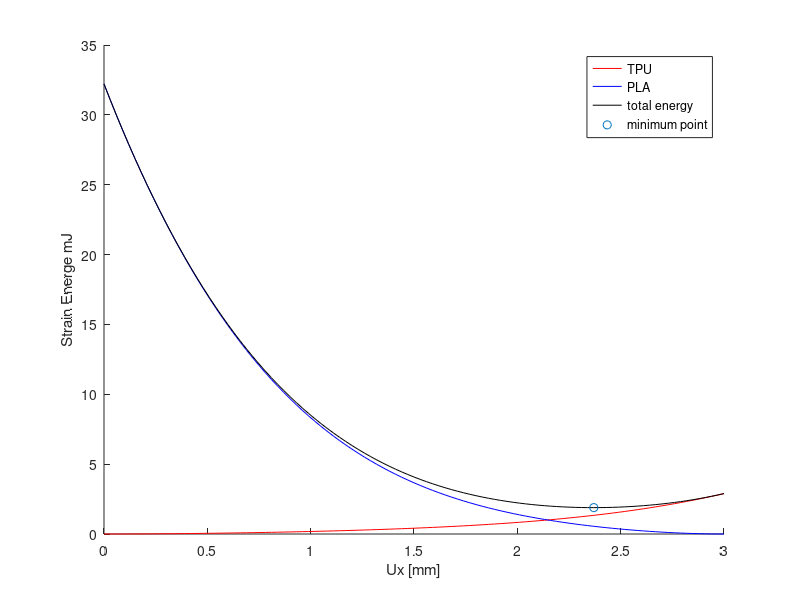
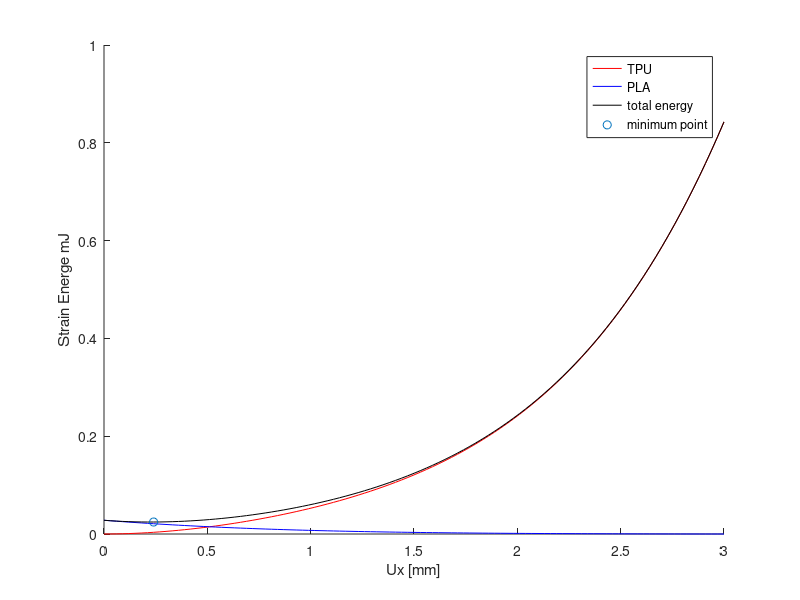
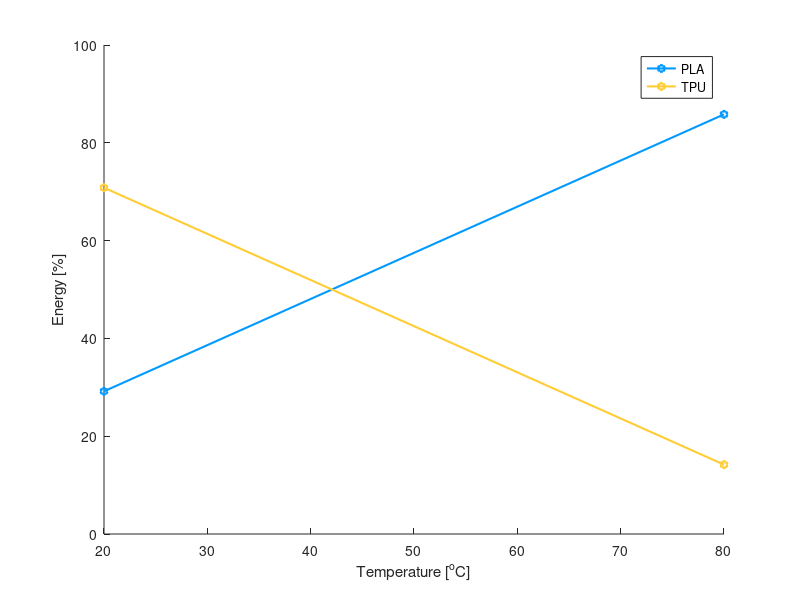
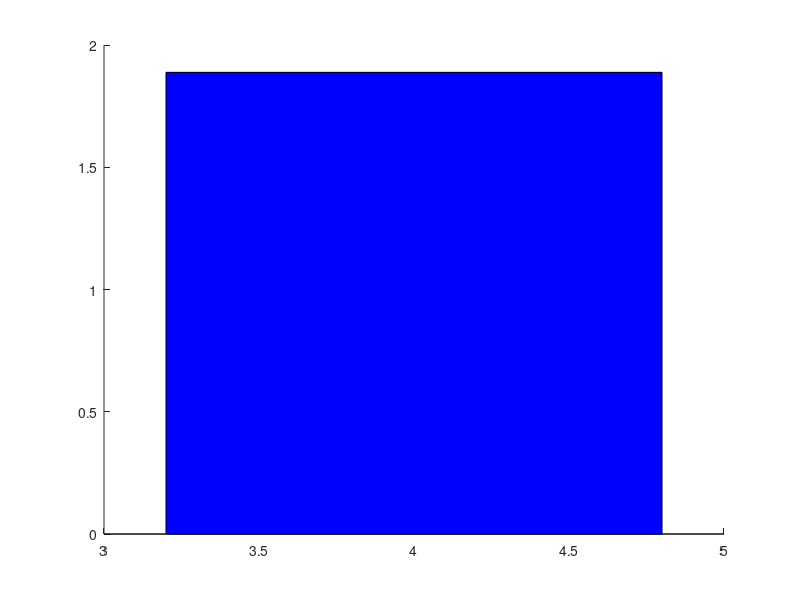

Write MATLAB code to recreate these figures, in order.
clear
clc

HexagonalMode1TPU=[0,0;0.0300000000000000,0.000198120000000000;0.0600000000000000,0.000785255000000000;0.0900000000000000,0.00175095000000000;0.120000000000000,0.00308525000000000;0.150000000000000,0.00477874000000000;0.180000000000000,0.00682250000000000;0.210000000000000,0.00920818000000000;0.240000000000000,0.0119279000000000;0.270000000000000,0.0149744000000000;0.300000000000000,0.0183410000000000;0.330000000000000,0.0220213000000000;0.360000000000000,0.0260099000000000;0.390000000000000,0.0303017000000000;0.420000000000000,0.0348921000000000;0.450000000000000,0.0397773000000000;0.480000000000000,0.0449541000000000;0.510000000000000,0.0504196000000000;0.540000000000000,0.0561718000000000;0.570000000000000,0.0622094000000000;0.600000000000000,0.0685313000000000;0.630000000000000,0.0751375000000000;0.660000000000000,0.0820284000000000;0.690000000000000,0.0892050000000000;0.720000000000000,0.0966692000000000;0.750000000000000,0.104423000000000;0.780000000000000,0.112471000000000;0.810000000000000,0.120815000000000;0.840000000000000,0.129461000000000;0.870000000000000,0.138413000000000;0.900000000000000,0.147679000000000;0.930000000000000,0.157263000000000;0.960000000000000,0.167175000000000;0.990000000000000,0.177421000000000;1.02000000000000,0.188012000000000;1.05000000000000,0.198956000000000;1.08000000000000,0.210265000000000;1.11000000000000,0.221950000000000;1.14000000000000,0.234022000000000;1.17000000000000,0.246495000000000;1.20000000000000,0.259383000000000;1.23000000000000,0.272700000000000;1.26000000000000,0.286463000000000;1.29000000000000,0.300686000000000;1.32000000000000,0.315388000000000;1.35000000000000,0.330587000000000;1.38000000000000,0.346302000000000;1.41000000000000,0.362552000000000;1.44000000000000,0.379360000000000;1.47000000000000,0.396746000000000;1.50000000000000,0.414733000000000;1.53000000000000,0.433346000000000;1.56000000000000,0.452609000000000;1.59000000000000,0.472548000000000;1.62000000000000,0.493188000000000;1.65000000000000,0.514560000000000;1.68000000000000,0.536690000000000;1.71000000000000,0.559609000000000;1.74000000000000,0.583347000000000;1.77000000000000,0.607937000000000;1.80000000000000,0.633410000000000;1.83000000000000,0.659803000000000;1.86000000000000,0.687148000000000;1.89000000000000,0.715482000000000;1.92000000000000,0.744844000000000;1.95000000000000,0.775270000000000;1.98000000000000,0.806800000000000;2.01000000000000,0.839474000000000;2.04000000000000,0.873335000000000;2.07000000000000,0.908425000000000;2.10000000000000,0.944788000000000;2.13000000000000,0.982469000000000;2.16000000000000,1.02151000000000;2.19000000000000,1.06197000000000;2.22000000000000,1.10389000000000;2.25000000000000,1.14731000000000;2.28000000000000,1.19229000000000;2.31000000000000,1.23889000000000;2.34000000000000,1.28715000000000;2.37000000000000,1.33713000000000;2.40000000000000,1.38889000000000;2.43000000000000,1.44247000000000;2.46000000000000,1.49795000000000;2.49000000000000,1.55537000000000;2.52000000000000,1.61480000000000;2.55000000000000,1.67630000000000;2.58000000000000,1.73993000000000;2.61000000000000,1.80575000000000;2.64000000000000,1.87384000000000;2.67000000000000,1.94425000000000;2.70000000000000,2.01705000000000;2.73000000000000,2.09231000000000;2.76000000000000,2.17011000000000;2.79000000000000,2.25050000000000;2.82000000000000,2.33357000000000;2.85000000000000,2.41938000000000;2.88000000000000,2.50801000000000;2.91000000000000,2.59954000000000;2.94000000000000,2.69403000000000;2.97000000000000,2.79158000000000;3,2.89225000000000];
HexagonalMode1PLA=[0,0;0.0300000000000000,0.00149517000000000;0.0600000000000000,0.00590034000000000;0.0900000000000000,0.0131024000000000;0.120000000000000,0.0229979000000000;0.150000000000000,0.0354935000000000;0.180000000000000,0.0505055000000000;0.210000000000000,0.0679601000000000;0.240000000000000,0.0877935000000000;0.270000000000000,0.109952000000000;0.300000000000000,0.134391000000000;0.330000000000000,0.161077000000000;0.360000000000000,0.189985000000000;0.390000000000000,0.221102000000000;0.420000000000000,0.254423000000000;0.450000000000000,0.289953000000000;0.480000000000000,0.327708000000000;0.510000000000000,0.367712000000000;0.540000000000000,0.410001000000000;0.570000000000000,0.454619000000000;0.600000000000000,0.501620000000000;0.630000000000000,0.551068000000000;0.660000000000000,0.603037000000000;0.690000000000000,0.657609000000000;0.720000000000000,0.714877000000000;0.750000000000000,0.774942000000000;0.780000000000000,0.837915000000000;0.810000000000000,0.903916000000000;0.840000000000000,0.973075000000000;0.870000000000000,1.04553000000000;0.900000000000000,1.12143000000000;0.930000000000000,1.20092000000000;0.960000000000000,1.28419000000000;0.990000000000000,1.37139000000000;1.02000000000000,1.46271000000000;1.05000000000000,1.55834000000000;1.08000000000000,1.65848000000000;1.11000000000000,1.76334000000000;1.14000000000000,1.87313000000000;1.17000000000000,1.98809000000000;1.20000000000000,2.10843000000000;1.23000000000000,2.23440000000000;1.26000000000000,2.36625000000000;1.29000000000000,2.50424000000000;1.32000000000000,2.64863000000000;1.35000000000000,2.79968000000000;1.38000000000000,2.95768000000000;1.41000000000000,3.12292000000000;1.44000000000000,3.29569000000000;1.47000000000000,3.47628000000000;1.50000000000000,3.66502000000000;1.53000000000000,3.86221000000000;1.56000000000000,4.06817000000000;1.59000000000000,4.28324000000000;1.62000000000000,4.50775000000000;1.65000000000000,4.74204000000000;1.68000000000000,4.98648000000000;1.71000000000000,5.24140000000000;1.74000000000000,5.50718000000000;1.77000000000000,5.78419000000000;1.80000000000000,6.07280000000000;1.83000000000000,6.37339000000000;1.86000000000000,6.68637000000000;1.89000000000000,7.01211000000000;1.92000000000000,7.35103000000000;1.95000000000000,7.70353000000000;1.98000000000000,8.07004000000000;2.01000000000000,8.45096000000000;2.04000000000000,8.84672000000000;2.07000000000000,9.25777000000000;2.10000000000000,9.68454000000000;2.13000000000000,10.1275000000000;2.16000000000000,10.5870000000000;2.19000000000000,11.0636000000000;2.22000000000000,11.5578000000000;2.25000000000000,12.0700000000000;2.28000000000000,12.6006000000000;2.31000000000000,13.1502000000000;2.34000000000000,13.7193000000000;2.37000000000000,14.3082000000000;2.40000000000000,14.9177000000000;2.43000000000000,15.5480000000000;2.46000000000000,16.1998000000000;2.49000000000000,16.8736000000000;2.52000000000000,17.5699000000000;2.55000000000000,18.2891000000000;2.58000000000000,19.0319000000000;2.61000000000000,19.7988000000000;2.64000000000000,20.5903000000000;2.67000000000000,21.4069000000000;2.70000000000000,22.2493000000000;2.73000000000000,23.1179000000000;2.76000000000000,24.0133000000000;2.79000000000000,24.9362000000000;2.82000000000000,25.8870000000000;2.85000000000000,26.8664000000000;2.88000000000000,27.8749000000000;2.91000000000000,28.9132000000000;2.94000000000000,29.9817000000000;2.97000000000000,31.0812000000000;3,32.2122000000000];

HexagonalMode1PLA(:,1)=3-abs(HexagonalMode1PLA(:,1));
figure(1)
hold on
plot(HexagonalMode1TPU(:,1),HexagonalMode1TPU(:,2),'r')
plot(HexagonalMode1PLA(:,1),HexagonalMode1PLA(:,2),'b')
plot(HexagonalMode1TPU(:,1),HexagonalMode1TPU(:,2)'+fliplr(HexagonalMode1PLA(:,2)'),'k')
a=HexagonalMode1TPU(:,1);
b=HexagonalMode1TPU(:,2)'+fliplr(HexagonalMode1PLA(:,2)');
plot(a(b==min(b)),min(b),'o')
a(b==min(b))
3-a(b==min(b))
xlabel('Ux [mm]')
ylabel('Strain Energe mJ')
legend('TPU','PLA','total energy','minimum point')
c=fliplr(HexagonalMode1PLA(:,2)');
d=HexagonalMode1TPU(:,2);
E_pla_20=c(b==min(b));
E_tpu_20=d(b==min(b));
E_pla_20_per=E_pla_20/(E_pla_20+E_tpu_20);
E_tpu_20_per=E_tpu_20/(E_pla_20+E_tpu_20);


HexagonalMode1TPU=[0,0;0.0300000000000000,5.77376000000000e-05;0.0600000000000000,0.000228845000000000;0.0900000000000000,0.000510274000000000;0.120000000000000,0.000899126000000000;0.150000000000000,0.00139265000000000;0.180000000000000,0.00198826000000000;0.210000000000000,0.00268351000000000;0.240000000000000,0.00347612000000000;0.270000000000000,0.00436396000000000;0.300000000000000,0.00534506000000000;0.330000000000000,0.00641762000000000;0.360000000000000,0.00758001000000000;0.390000000000000,0.00883074000000000;0.420000000000000,0.0101685000000000;0.450000000000000,0.0115922000000000;0.480000000000000,0.0131008000000000;0.510000000000000,0.0146936000000000;0.540000000000000,0.0163700000000000;0.570000000000000,0.0181295000000000;0.600000000000000,0.0199719000000000;0.630000000000000,0.0218971000000000;0.660000000000000,0.0239053000000000;0.690000000000000,0.0259968000000000;0.720000000000000,0.0281721000000000;0.750000000000000,0.0304318000000000;0.780000000000000,0.0327771000000000;0.810000000000000,0.0352088000000000;0.840000000000000,0.0377284000000000;0.870000000000000,0.0403375000000000;0.900000000000000,0.0430376000000000;0.930000000000000,0.0458308000000000;0.960000000000000,0.0487193000000000;0.990000000000000,0.0517054000000000;1.02000000000000,0.0547918000000000;1.05000000000000,0.0579813000000000;1.08000000000000,0.0612770000000000;1.11000000000000,0.0646822000000000;1.14000000000000,0.0682004000000000;1.17000000000000,0.0718355000000000;1.20000000000000,0.0755913000000000;1.23000000000000,0.0794724000000000;1.26000000000000,0.0834831000000000;1.29000000000000,0.0876282000000000;1.32000000000000,0.0919128000000000;1.35000000000000,0.0963421000000000;1.38000000000000,0.100922000000000;1.41000000000000,0.105658000000000;1.44000000000000,0.110556000000000;1.47000000000000,0.115623000000000;1.50000000000000,0.120865000000000;1.53000000000000,0.126289000000000;1.56000000000000,0.131903000000000;1.59000000000000,0.137713000000000;1.62000000000000,0.143729000000000;1.65000000000000,0.149957000000000;1.68000000000000,0.156406000000000;1.71000000000000,0.163085000000000;1.74000000000000,0.170003000000000;1.77000000000000,0.177169000000000;1.80000000000000,0.184593000000000;1.83000000000000,0.192285000000000;1.86000000000000,0.200254000000000;1.89000000000000,0.208511000000000;1.92000000000000,0.217068000000000;1.95000000000000,0.225935000000000;1.98000000000000,0.235123000000000;2.01000000000000,0.244646000000000;2.04000000000000,0.254514000000000;2.07000000000000,0.264740000000000;2.10000000000000,0.275337000000000;2.13000000000000,0.286318000000000;2.16000000000000,0.297697000000000;2.19000000000000,0.309487000000000;2.22000000000000,0.321702000000000;2.25000000000000,0.334358000000000;2.28000000000000,0.347467000000000;2.31000000000000,0.361047000000000;2.34000000000000,0.375111000000000;2.37000000000000,0.389677000000000;2.40000000000000,0.404760000000000;2.43000000000000,0.420376000000000;2.46000000000000,0.436543000000000;2.49000000000000,0.453278000000000;2.52000000000000,0.470597000000000;2.55000000000000,0.488520000000000;2.58000000000000,0.507063000000000;2.61000000000000,0.526246000000000;2.64000000000000,0.546088000000000;2.67000000000000,0.566607000000000;2.70000000000000,0.587824000000000;2.73000000000000,0.609758000000000;2.76000000000000,0.632429000000000;2.79000000000000,0.655858000000000;2.82000000000000,0.680066000000000;2.85000000000000,0.705073000000000;2.88000000000000,0.730903000000000;2.91000000000000,0.757576000000000;2.94000000000000,0.785115000000000;2.97000000000000,0.813542000000000;3,0.842881000000000];
HexagonalMode1PLA=[0,0;0.0300000000000000,2.17986000000000e-06;0.0600000000000000,7.65346000000000e-06;0.0900000000000000,1.58665000000000e-05;0.120000000000000,2.66061000000000e-05;0.150000000000000,3.97506000000000e-05;0.180000000000000,5.51966000000000e-05;0.210000000000000,7.28467000000000e-05;0.240000000000000,9.26108000000000e-05;0.270000000000000,0.000114410000000000;0.300000000000000,0.000138176000000000;0.330000000000000,0.000163857000000000;0.360000000000000,0.000191414000000000;0.390000000000000,0.000220819000000000;0.420000000000000,0.000252059000000000;0.450000000000000,0.000285134000000000;0.480000000000000,0.000320055000000000;0.510000000000000,0.000356844000000000;0.540000000000000,0.000395534000000000;0.570000000000000,0.000436168000000000;0.600000000000000,0.000478800000000000;0.630000000000000,0.000523491000000000;0.660000000000000,0.000570314000000000;0.690000000000000,0.000619349000000000;0.720000000000000,0.000670686000000000;0.750000000000000,0.000724422000000000;0.780000000000000,0.000780663000000000;0.810000000000000,0.000839522000000000;0.840000000000000,0.000901121000000000;0.870000000000000,0.000965588000000000;0.900000000000000,0.00103306000000000;0.930000000000000,0.00110368000000000;0.960000000000000,0.00117760000000000;0.990000000000000,0.00125498000000000;1.02000000000000,0.00133599000000000;1.05000000000000,0.00142078000000000;1.08000000000000,0.00150955000000000;1.11000000000000,0.00160248000000000;1.14000000000000,0.00169976000000000;1.17000000000000,0.00180158000000000;1.20000000000000,0.00190816000000000;1.23000000000000,0.00201970000000000;1.26000000000000,0.00213643000000000;1.29000000000000,0.00225855000000000;1.32000000000000,0.00238631000000000;1.35000000000000,0.00251995000000000;1.38000000000000,0.00265969000000000;1.41000000000000,0.00280579000000000;1.44000000000000,0.00295850000000000;1.47000000000000,0.00311809000000000;1.50000000000000,0.00328481000000000;1.53000000000000,0.00345893000000000;1.56000000000000,0.00364074000000000;1.59000000000000,0.00383051000000000;1.62000000000000,0.00402854000000000;1.65000000000000,0.00423511000000000;1.68000000000000,0.00445052000000000;1.71000000000000,0.00467508000000000;1.74000000000000,0.00490910000000000;1.77000000000000,0.00515288000000000;1.80000000000000,0.00540675000000000;1.83000000000000,0.00567104000000000;1.86000000000000,0.00594606000000000;1.89000000000000,0.00623217000000000;1.92000000000000,0.00652969000000000;1.95000000000000,0.00683898000000000;1.98000000000000,0.00716037000000000;2.01000000000000,0.00749423000000000;2.04000000000000,0.00784092000000000;2.07000000000000,0.00820080000000000;2.10000000000000,0.00857423000000000;2.13000000000000,0.00896160000000000;2.16000000000000,0.00936328000000000;2.19000000000000,0.00977965000000000;2.22000000000000,0.0102111000000000;2.25000000000000,0.0106580000000000;2.28000000000000,0.0111208000000000;2.31000000000000,0.0115999000000000;2.34000000000000,0.0120957000000000;2.37000000000000,0.0126085000000000;2.40000000000000,0.0131389000000000;2.43000000000000,0.0136872000000000;2.46000000000000,0.0142538000000000;2.49000000000000,0.0148392000000000;2.52000000000000,0.0154438000000000;2.55000000000000,0.0160681000000000;2.58000000000000,0.0167124000000000;2.61000000000000,0.0173773000000000;2.64000000000000,0.0180632000000000;2.67000000000000,0.0187705000000000;2.70000000000000,0.0194997000000000;2.73000000000000,0.0202512000000000;2.76000000000000,0.0210256000000000;2.79000000000000,0.0218232000000000;2.82000000000000,0.0226447000000000;2.85000000000000,0.0234903000000000;2.88000000000000,0.0243607000000000;2.91000000000000,0.0252563000000000;2.94000000000000,0.0261776000000000;2.97000000000000,0.0271251000000000;3,0.0280992000000000];

HexagonalMode1PLA(:,1)=3-abs(HexagonalMode1PLA(:,1));
figure(2)
hold on
plot(HexagonalMode1TPU(:,1),HexagonalMode1TPU(:,2),'r')
plot(HexagonalMode1PLA(:,1),HexagonalMode1PLA(:,2),'b')
plot(HexagonalMode1TPU(:,1),HexagonalMode1TPU(:,2)'+fliplr(HexagonalMode1PLA(:,2)'),'k')
a=HexagonalMode1TPU(:,1);
b=HexagonalMode1TPU(:,2)'+fliplr(HexagonalMode1PLA(:,2)');
plot(a(b==min(b)),min(b),'o')
a(b==min(b))
3-a(b==min(b))
xlabel('Ux [mm]')
ylabel('Strain Energe mJ')
legend('TPU','PLA','total energy','minimum point')
c=fliplr(HexagonalMode1PLA(:,2)');
d=HexagonalMode1TPU(:,2);
E_pla_80=c(b==min(b));
E_tpu_80=d(b==min(b));
E_pla_80_per=E_pla_80/(E_pla_80+E_tpu_80);
E_tpu_80_per=E_tpu_80/(E_pla_80+E_tpu_80);

figure(3)
hold on
plot([20,80],[E_pla_20_per,E_pla_80_per]*100,'h-','Color',[0 0.600000023841858 1],'LineWidth',1.5)
plot([20,80],[E_tpu_20_per,E_tpu_80_per]*100,'h-','Color',[1 0.800000011920929 0.200000002980232],'LineWidth',1.5)
xlabel('Temperature [^oC]')
ylabel('Energy [%]')
legend('PLA','TPU')

figure(4)
hold on
bar(4,E_pla_20+E_tpu_20,'b')